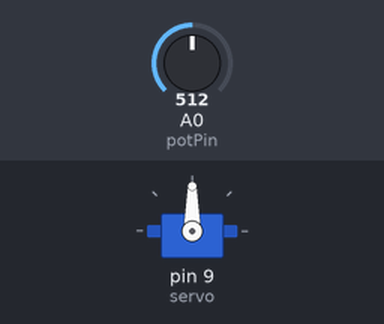
Recording of a sketch running on a simulated Arduino Uno, built with avr-gcc and run on an emulated ATmega328P. Shown: servo. The inputs (shaded band) are chosen by the test bench; at power-on: A0 (potPin) = 512.

Above: at 1.2 s.
1.3 s: A0 (potPin) set to 716
At 2.3 s:
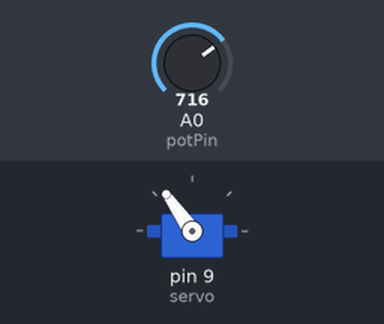
2.8 s: A0 (potPin) set to 900
At 3.4 s:
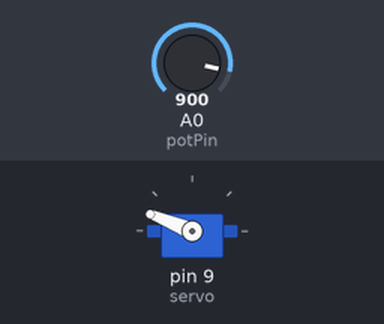
4.3 s: A0 (potPin) set to 1023
At 5.5 s:
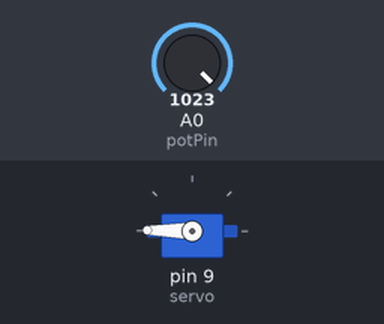
5.8 s: A0 (potPin) set to 306
At 6.9 s:
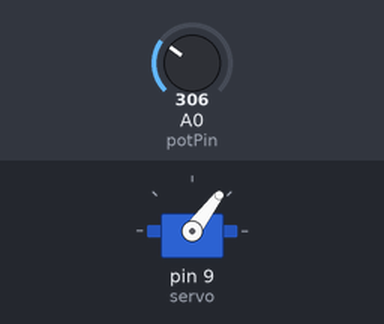
7.3 s: A0 (potPin) set to 122
At 8.0 s:
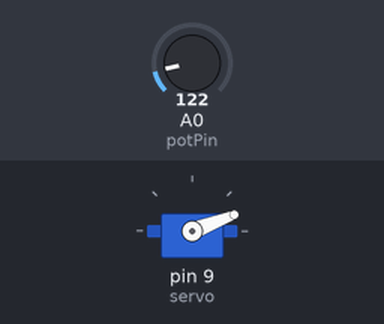
Timing chart, 0 to 9.8 s (numbered marks = the images above; inputs shaded):
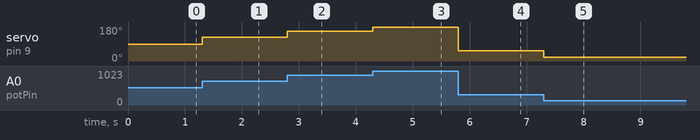

Measured:
- after the input at 1.3 s, servo on pin 9 (servo): 90° → 125° at once
- after the input at 2.8 s, servo on pin 9 (servo): 125° → 158° at once
- after the input at 4.3 s, servo on pin 9 (servo): 158° → 179° at once
- after the input at 5.8 s, servo on pin 9 (servo): 179° → 53° at once
- after the input at 7.3 s, servo on pin 9 (servo): 53° → 21° at once

The sketch:

proj5v2.ino
```cpp
/* Program to control a servo with a potentiometer.  Performs exactly the same
   as proj5 but does not use OOP concepts.
   Uses:
	2452 bytes of program storage space
	56 bytes of dynamic memory */
#include <Servo.h>

Servo servo;
const int potPin = A0;

void setup(){
	servo.attach(9);
}

void loop(){
	servo.write(map(analogRead(potPin), 0, 1024, 0, 180));
}
```
